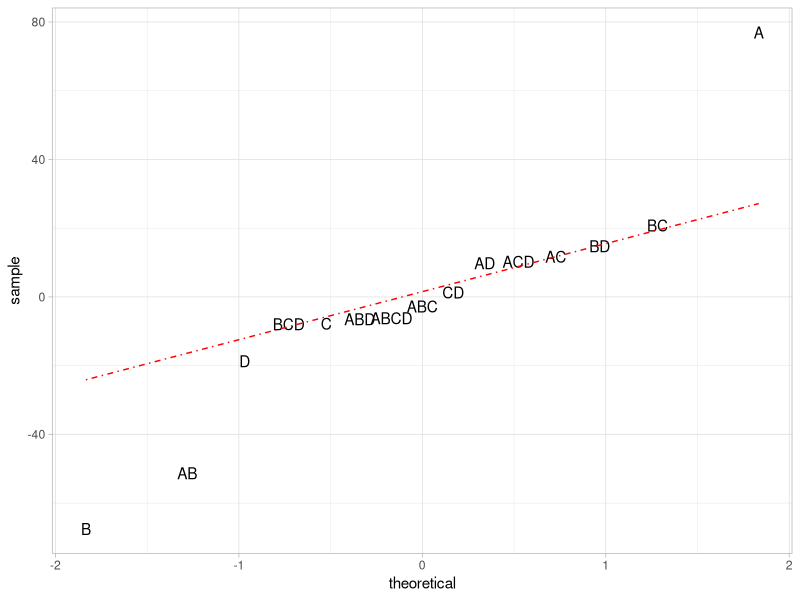

This figure's R source:
## ---- chunk 1
library(kableExtra)
library(dplyr)

## ---- chunk 2
Factor <- c("(1)","a","b","ab")
Mean <- c(6.2,14.1,5.4,7.8)
kable(t(data_frame(Factor,Mean)))%>%kable_styling("condensed",full_width = F)
## ---- chunk 3
five_factor <- tribble(
~effect, ~A, ~B, ~C, ~D, ~E, ~AB, ~AC, ~AD, ~AE, ~BC, ~BD, ~BE, ~CD, ~CE, ~DE, ~ABC, ~ABD, ~ABE, ~ACD, ~ACE, ~ADE, ~BCD, ~BCE, ~BDE, ~CDE, ~ABCD, ~ABCE, ~ABDE, ~ACDE, ~BCDE, ~ABCDE,
"1" , "[-]", "[-]", "[-]", "[-]", "[-]", "[+]", "[+]", "[+]", "[+]", "[+]", "[+]", "[+]", "[+]", "[+]", "[+]", "[-]", "[-]", "[-]", "[-]", "[-]", "[-]", "[-]", "[-]", "[-]", "[-]","[+]","[+]","[+]","[+]","[+]","[-]" ,
"a"   , "[+]", "[-]", "[-]", "[-]", "[-]", "[-]", "[-]", "[-]", "[-]", "[+]", "[+]", "[+]", "[+]", "[+]", "[+]", "[+]", "[+]", "[+]", "[+]", "[+]", "[+]", "[-]", "[-]", "[-]", "[-]","[-]","[-]","[-]","[-]","[+]","[+]" ,
"b"   , "[-]", "[+]", "[-]", "[-]", "[-]", "[-]", "[+]", "[+]", "[+]", "[-]", "[-]", "[-]", "[+]", "[+]", "[+]", "[+]", "[+]", "[+]", "[-]", "[-]", "[-]", "[+]", "[+]", "[+]", "[-]","[-]","[-]","[-]","[+]","[-]","[+]" ,
"ab"  , "[+]", "[+]", "[-]", "[-]", "[-]", "[+]", "[-]", "[-]", "[-]", "[-]", "[-]", "[-]", "[+]", "[+]", "[+]", "[-]", "[-]", "[-]", "[+]", "[+]", "[+]", "[+]", "[+]", "[+]", "[-]","[+]","[+]","[+]","[-]","[-]","[-]" ,
"c"   , "[-]", "[-]", "[+]", "[-]", "[-]", "[+]", "[-]", "[+]", "[+]", "[-]", "[+]", "[+]", "[-]", "[-]", "[+]", "[+]", "[-]", "[-]", "[+]", "[+]", "[-]", "[+]", "[+]", "[-]", "[+]","[-]","[-]","[+]","[-]","[-]","[+]" ,
"ac"  , "[+]", "[-]", "[+]", "[-]", "[-]", "[-]", "[+]", "[-]", "[-]", "[-]", "[+]", "[+]", "[-]", "[-]", "[+]", "[-]", "[+]", "[+]", "[-]", "[-]", "[+]", "[+]", "[+]", "[-]", "[+]","[+]","[+]","[-]","[+]","[-]","[-]" ,
"bc", "[-]", "[+]", "[+]", "[-]", "[-]", "[-]", "[-]", "[+]", "[+]", "[+]", "[-]", "[-]", "[-]", "[-]", "[+]", "[-]", "[+]", "[+]", "[+]", "[+]", "[-]", "[-]", "[-]", "[+]", "[+]","[+]","[+]","[-]","[-]","[+]","[-]" ,
"abc", "[+]", "[+]", "[+]", "[-]", "[-]", "[+]", "[+]", "[-]", "[-]", "[+]", "[-]", "[-]", "[-]", "[-]", "[+]", "[+]", "[-]", "[-]", "[-]", "[-]", "[+]", "[-]", "[-]", "[+]", "[+]","[-]","[-]","[+]","[+]","[+]","[+]" ,
"d" , "[-]", "[-]", "[-]", "[+]", "[-]", "[+]", "[+]", "[-]", "[+]", "[+]", "[-]", "[+]", "[-]", "[+]", "[-]", "[-]", "[+]", "[-]", "[+]", "[-]", "[+]", "[+]", "[-]", "[+]", "[+]","[-]","[+]","[-]","[-]","[-]","[+]" ,
"ad", "[+]", "[-]", "[-]", "[+]", "[-]", "[-]", "[-]", "[+]", "[-]", "[+]", "[-]", "[+]", "[-]", "[+]", "[-]", "[+]", "[-]", "[+]", "[-]", "[+]", "[-]", "[+]", "[-]", "[+]", "[+]","[+]","[-]","[+]","[+]","[-]","[-]" ,
"bd", "[-]", "[+]", "[-]", "[+]", "[-]", "[-]", "[+]", "[-]", "[+]", "[-]", "[+]", "[-]", "[-]", "[+]", "[-]", "[+]", "[-]", "[+]", "[+]", "[-]", "[+]", "[-]", "[+]", "[-]", "[+]","[+]","[-]","[+]","[-]","[+]","[-]" ,
"cd", "[-]", "[-]", "[+]", "[+]", "[-]", "[+]", "[-]", "[-]", "[+]", "[-]", "[-]", "[+]", "[+]", "[-]", "[-]", "[+]", "[+]", "[-]", "[-]", "[+]", "[+]", "[-]", "[+]", "[+]", "[-]","[+]","[-]","[-]","[+]","[+]","[-]" ,
"abd", "[+]", "[+]", "[-]", "[+]", "[-]", "[+]", "[-]", "[+]", "[-]", "[-]", "[+]", "[-]", "[-]", "[+]", "[-]", "[-]", "[+]", "[-]", "[-]", "[+]", "[-]", "[-]", "[+]", "[-]", "[+]","[-]","[+]","[-]","[+]","[+]","[+]" ,
"acd", "[+]", "[-]", "[+]", "[+]", "[-]", "[-]", "[+]", "[+]", "[-]", "[-]", "[-]", "[+]", "[+]", "[-]", "[-]", "[-]", "[-]", "[+]", "[+]", "[-]", "[-]", "[-]", "[+]", "[+]", "[-]","[-]","[+]","[+]","[-]","[+]","[+]" ,
"bcd", "[-]", "[+]", "[+]", "[+]", "[-]", "[-]", "[-]", "[-]", "[+]", "[+]", "[+]", "[-]", "[+]", "[-]", "[-]", "[-]", "[-]", "[+]", "[-]", "[+]", "[+]", "[+]", "[-]", "[-]", "[-]","[-]","[+]","[+]","[+]","[-]","[+]" ,
"abcd" , "[+]", "[+]", "[+]", "[+]", "[-]", "[+]", "[+]", "[+]", "[-]", "[+]", "[+]", "[-]", "[+]", "[-]", "[-]", "[+]", "[+]", "[-]", "[+]", "[-]", "[-]", "[+]", "[-]", "[-]", "[-]","[+]","[-]","[-]","[-]","[-]","[-]" ,
"e" , "[-]", "[-]", "[-]", "[-]", "[+]", "[+]", "[+]", "[+]", "[-]", "[+]", "[+]", "[-]", "[+]", "[-]", "[-]", "[-]", "[-]", "[+]", "[-]", "[+]", "[+]", "[-]", "[+]", "[+]", "[+]","[+]","[-]","[-]","[-]","[-]","[+]" ,
"ae", "[+]", "[-]", "[-]", "[-]", "[+]", "[-]", "[-]", "[-]", "[+]", "[+]", "[+]", "[-]", "[+]", "[-]", "[-]", "[+]", "[+]", "[-]", "[+]", "[-]", "[-]", "[-]", "[+]", "[+]", "[+]","[-]","[+]","[+]","[+]","[-]","[-]" ,
"be", "[-]", "[+]", "[-]", "[-]", "[+]", "[-]", "[+]", "[+]", "[-]", "[-]", "[-]", "[+]", "[+]", "[-]", "[-]", "[+]", "[+]", "[-]", "[-]", "[+]", "[+]", "[+]", "[-]", "[-]", "[+]","[-]","[+]","[+]","[-]","[+]","[-]" ,
"ce", "[-]", "[-]", "[+]", "[-]", "[+]", "[+]", "[-]", "[+]", "[-]", "[-]", "[+]", "[-]", "[-]", "[+]", "[-]", "[+]", "[-]", "[+]", "[+]", "[-]", "[+]", "[+]", "[-]", "[+]", "[-]","[-]","[+]","[-]","[+]","[+]","[-]" ,
"de", "[-]", "[-]", "[-]", "[+]", "[+]", "[+]", "[+]", "[-]", "[-]", "[+]", "[-]", "[-]", "[-]", "[-]", "[+]", "[-]", "[+]", "[+]", "[+]", "[+]", "[-]", "[+]", "[+]", "[-]", "[-]","[-]","[-]","[+]","[+]","[+]","[-]" ,
"abe", "[+]", "[+]", "[-]", "[-]", "[+]", "[+]", "[-]", "[-]", "[+]", "[-]", "[-]", "[+]", "[+]", "[-]", "[-]", "[-]", "[-]", "[+]", "[+]", "[-]", "[-]", "[+]", "[-]", "[-]", "[+]","[+]","[-]","[-]","[+]","[+]","[+]" ,
"ace", "[+]", "[-]", "[+]", "[-]", "[+]", "[-]", "[+]", "[-]", "[+]", "[-]", "[+]", "[-]", "[-]", "[+]", "[-]", "[-]", "[+]", "[-]", "[-]", "[+]", "[-]", "[+]", "[-]", "[+]", "[-]","[+]","[-]","[+]","[-]","[+]","[+]" ,
"ade", "[+]", "[-]", "[-]", "[+]", "[+]", "[-]", "[-]", "[+]", "[+]", "[+]", "[-]", "[-]", "[-]", "[-]", "[+]", "[+]", "[-]", "[-]", "[-]", "[-]", "[+]", "[+]", "[+]", "[-]", "[-]","[+]","[+]","[-]","[-]","[+]","[+]" ,
"bce", "[-]", "[+]", "[+]", "[-]", "[+]", "[-]", "[-]", "[+]", "[-]", "[+]", "[-]", "[+]", "[-]", "[+]", "[-]", "[-]", "[+]", "[-]", "[+]", "[-]", "[+]", "[-]", "[+]", "[-]", "[-]","[+]","[-]","[+]","[+]","[-]","[+]" ,
"bde", "[-]", "[+]", "[-]", "[+]", "[+]", "[-]", "[+]", "[-]", "[-]", "[-]", "[+]", "[+]", "[-]", "[-]", "[+]", "[+]", "[-]", "[-]", "[+]", "[+]", "[-]", "[-]", "[-]", "[+]", "[-]","[+]","[+]","[-]","[+]","[-]","[+]" ,
"cde", "[-]", "[-]", "[+]", "[+]", "[+]", "[+]", "[-]", "[-]", "[-]", "[-]", "[-]", "[-]", "[+]", "[+]", "[+]", "[+]", "[+]", "[+]", "[-]", "[-]", "[-]", "[-]", "[-]", "[-]", "[+]","[+]","[+]","[+]","[-]","[-]","[+]" ,
"abce" , "[+]", "[+]", "[+]", "[-]", "[+]", "[+]", "[+]", "[-]", "[+]", "[+]", "[-]", "[+]", "[-]", "[+]", "[-]", "[+]", "[-]", "[+]", "[-]", "[+]", "[-]", "[-]", "[+]", "[-]", "[-]","[-]","[+]","[-]","[-]","[-]","[-]" ,
"abde" , "[+]", "[+]", "[-]", "[+]", "[+]", "[+]", "[-]", "[+]", "[+]", "[-]", "[+]", "[+]", "[-]", "[-]", "[+]", "[-]", "[+]", "[+]", "[-]", "[-]", "[+]", "[-]", "[-]", "[+]", "[-]","[-]","[-]","[+]","[-]","[-]","[-]" ,
"acde" , "[+]", "[-]", "[+]", "[+]", "[+]", "[-]", "[+]", "[+]", "[+]", "[-]", "[-]", "[-]", "[+]", "[+]", "[+]", "[-]", "[-]", "[-]", "[+]", "[+]", "[+]", "[-]", "[-]", "[-]", "[+]","[-]","[-]","[-]","[+]","[-]","[-]" ,
"bcde" , "[-]", "[+]", "[+]", "[+]", "[+]", "[-]", "[-]", "[-]", "[-]", "[+]", "[+]", "[+]", "[+]", "[+]", "[+]", "[-]", "[-]", "[-]", "[-]", "[-]", "[-]", "[+]", "[+]", "[+]", "[+]","[-]","[-]","[-]","[-]","[+]","[-]" ,
"abcde", "[+]", "[+]", "[+]", "[+]", "[+]", "[+]", "[+]", "[+]", "[+]", "[+]", "[+]", "[+]", "[+]", "[+]", "[+]", "[+]", "[+]", "[+]", "[+]", "[+]", "[+]", "[+]", "[+]", "[+]", "[+]","[+]","[+]","[+]","[+]","[+]","[+]"
)

five_factor%>%mutate(ABCD=cell_spec(ABCD,background=ifelse(ABCD=="[-]","#EAFAF1","#f9ece9")))%>%kable(,"html",escape = F) %>%kable_styling("condensed",font_size = 7, full_width = F)

## ---- chunk 4
hw1_3 <- tribble(~factors, ~effect, "A",76.95, "B", -67.52,"C",-7.84, "D",-18.73, "AB", -51.32, "AC", 11.69, "AD",9.78, "BC", 20.78, "BD", 14.74, "CD", 1.27, "ABC", -2.82, "ABD", -6.5, "ACD",10.2, "BCD",-7.98, "ABCD",-6.25)

library(ggplot2)
hw1_3_qq<-ggplot(hw1_3, aes(sample = effect),label=factors) + stat_qq()
hw1_3_new<-ggplot_build(hw1_3_qq)$data[[1]]
# hw1_3_new$name<-hw1_3_new$name[order(hw1_3$effect)]
hw1_3_new%>%mutate(name=hw1_3$factors[order(hw1_3$effect)])%>%
ggplot(aes(theoretical,sample,label=name))+geom_text()+stat_qq_line(aes(sample = y), line.p = c(0.25, 0.75),linetype=4, col = "red")+ theme_light()
